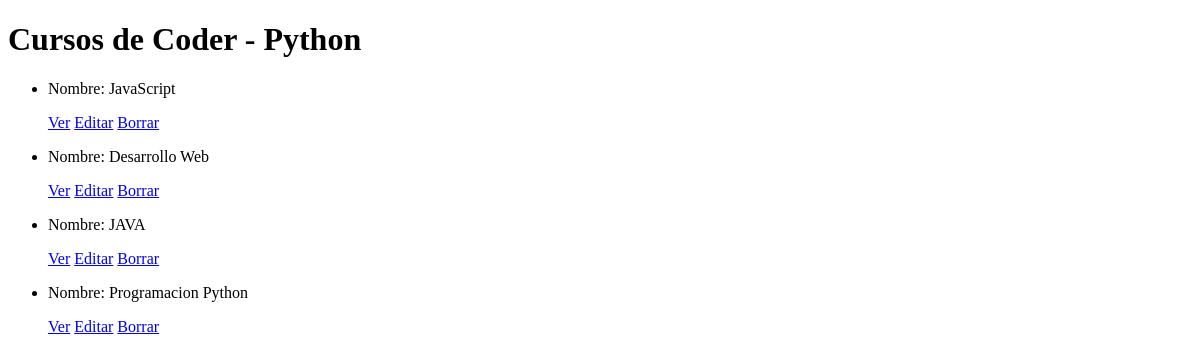
Before: /AppCoder/curso/list with the older database file.
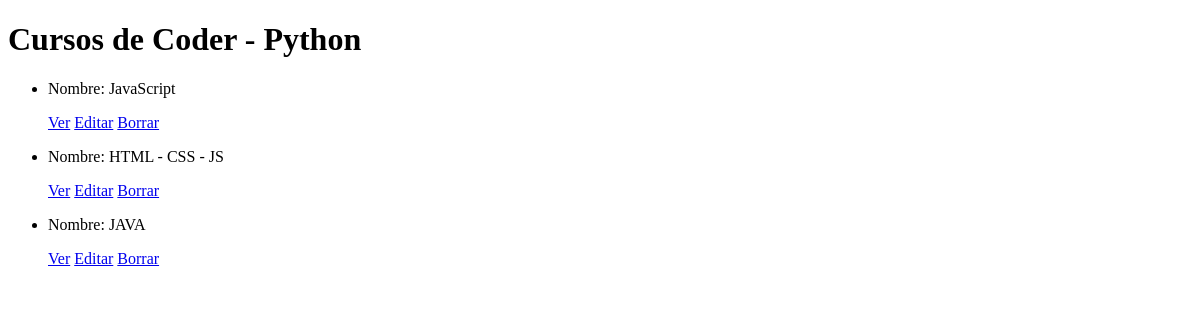
After: the same page with the newer database file.
### AppCoder/models.py (models this page shows, shortened)
class Curso(models.Model):
    nombre=models.CharField(max_length=40)
    camada = models.CharField(max_length=30)

### AppCoder/views.py (the view)
# urls.py: path('curso/list', views.CursoList.as_view(), name='List'),
class CursoList(ListView):
    model = Curso
    template_name = "AppCoder/cursos_list.html"

### AppCoder/templates/AppCoder/curso_list.html (shortened to what this page needs)
<!DOCTYPE html>
<html lang="en">
<head>
</head>
<body>
    <h1> Cursos de Coder - Python</h1>
    <ul>
        {% for curso in object_list %}
            <li>
                <p>Nombre: {{curso.nombre}}</p>
                <p>
                    <a href="{% url 'Detail' curso.id %}"> Ver</a>
                    <a href="{% url 'Edit' curso.id %}"> Editar</a>
                    <a href="{% url 'Delete' curso.id %}"> Borrar</a>
                </p>
            </li>
        {% endfor %}
    </ul>
</body>
</html>

Changed rows visible on the page:
removed Curso: nombre "Programacion Python"
changed Curso: nombre "Desarrollo Web" → "HTML - CSS - JS"
